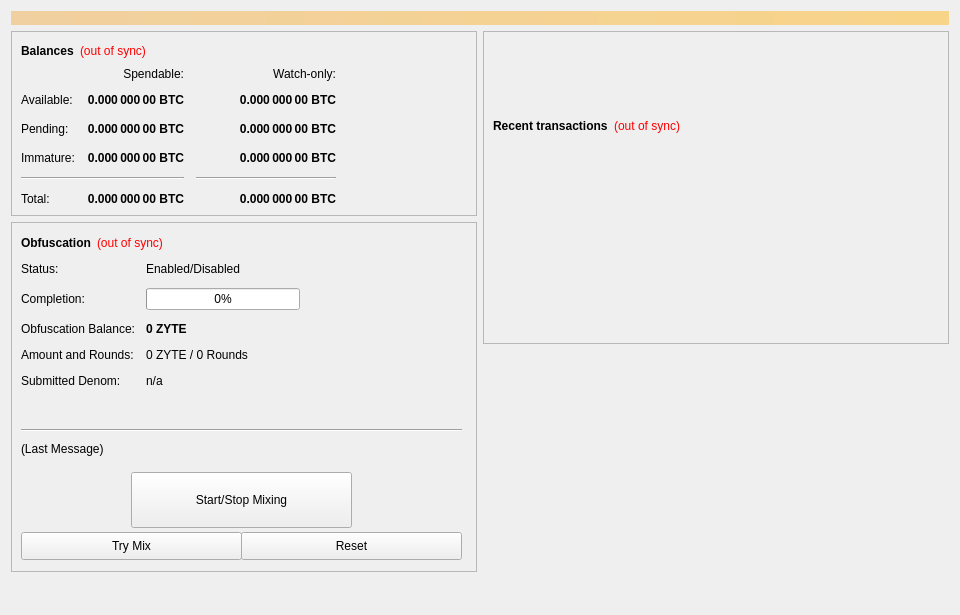
<?xml version="1.0" encoding="UTF-8"?>
<ui version="4.0">
 <class>OverviewPage</class>
 <widget class="QWidget" name="OverviewPage">
  <property name="geometry">
   <rect>
    <x>0</x>
    <y>0</y>
    <width>960</width>
    <height>615</height>
   </rect>
  </property>
  <property name="minimumSize">
   <size>
    <width>960</width>
    <height>0</height>
   </size>
  </property>
  <property name="windowTitle">
   <string>Form</string>
  </property>
  <layout class="QVBoxLayout" name="topLayout">
   <item>
    <widget class="QLabel" name="labelAlerts">
     <property name="visible">
      <bool>false</bool>
     </property>
     <property name="styleSheet">
      <string notr="true">background-color: qlineargradient(x1: 0, y1: 0, x2: 1, y2: 0, stop:0 #F0D0A0, stop:1 #F8D488); color:#000000;</string>
     </property>
     <property name="wordWrap">
      <bool>true</bool>
     </property>
     <property name="margin">
      <number>3</number>
     </property>
    </widget>
   </item>
   <item>
    <layout class="QHBoxLayout" name="horizontalLayout" stretch="1,1">
     <item>
      <layout class="QVBoxLayout" name="verticalLayout_2">
       <item>
        <widget class="QFrame" name="frame">
         <property name="frameShape">
          <enum>QFrame::StyledPanel</enum>
         </property>
         <property name="frameShadow">
          <enum>QFrame::Raised</enum>
         </property>
         <layout class="QVBoxLayout" name="verticalLayout_4">
          <item>
           <layout class="QHBoxLayout" name="horizontalLayout_4">
            <item>
             <widget class="QLabel" name="label_5">
              <property name="font">
               <font>
                <weight>75</weight>
                <bold>true</bold>
               </font>
              </property>
              <property name="text">
               <string>Balances</string>
              </property>
             </widget>
            </item>
            <item>
             <widget class="QLabel" name="labelWalletStatus">
              <property name="cursor">
               <cursorShape>WhatsThisCursor</cursorShape>
              </property>
              <property name="toolTip">
               <string>The displayed information may be out of date. Your wallet automatically synchronizes with the zyte network after a connection is established, but this process has not completed yet.</string>
              </property>
              <property name="styleSheet">
               <string notr="true">QLabel { color: red; }</string>
              </property>
              <property name="text">
               <string notr="true">(out of sync)</string>
              </property>
              <property name="alignment">
               <set>Qt::AlignLeading|Qt::AlignLeft|Qt::AlignVCenter</set>
              </property>
             </widget>
            </item>
            <item>
             <spacer name="horizontalSpacer_3">
              <property name="orientation">
               <enum>Qt::Horizontal</enum>
              </property>
              <property name="sizeHint" stdset="0">
               <size>
                <width>40</width>
                <height>20</height>
               </size>
              </property>
             </spacer>
            </item>
           </layout>
          </item>
          <item>
           <layout class="QGridLayout" name="gridLayout">
            <property name="spacing">
             <number>12</number>
            </property>
            <item row="2" column="2">
             <widget class="QLabel" name="labelWatchPending">
              <property name="font">
               <font>
                <weight>75</weight>
                <bold>true</bold>
               </font>
              </property>
              <property name="cursor">
               <cursorShape>IBeamCursor</cursorShape>
              </property>
              <property name="toolTip">
               <string>Unconfirmed transactions to watch-only addresses</string>
              </property>
              <property name="text">
               <string notr="true">0.000 000 00 BTC</string>
              </property>
              <property name="alignment">
               <set>Qt::AlignRight|Qt::AlignTrailing|Qt::AlignVCenter</set>
              </property>
              <property name="textInteractionFlags">
               <set>Qt::LinksAccessibleByMouse|Qt::TextSelectableByKeyboard|Qt::TextSelectableByMouse</set>
              </property>
             </widget>
            </item>
            <item row="2" column="1">
             <widget class="QLabel" name="labelUnconfirmed">
              <property name="font">
               <font>
                <weight>75</weight>
                <bold>true</bold>
               </font>
              </property>
              <property name="cursor">
               <cursorShape>IBeamCursor</cursorShape>
              </property>
              <property name="toolTip">
               <string>Total of transactions that have yet to be confirmed, and do not yet count toward the spendable balance</string>
              </property>
              <property name="text">
               <string notr="true">0.000 000 00 BTC</string>
              </property>
              <property name="alignment">
               <set>Qt::AlignRight|Qt::AlignTrailing|Qt::AlignVCenter</set>
              </property>
              <property name="textInteractionFlags">
               <set>Qt::LinksAccessibleByMouse|Qt::TextSelectableByKeyboard|Qt::TextSelectableByMouse</set>
              </property>
             </widget>
            </item>
            <item row="3" column="2">
             <widget class="QLabel" name="labelWatchImmature">
              <property name="font">
               <font>
                <weight>75</weight>
                <bold>true</bold>
               </font>
              </property>
              <property name="cursor">
               <cursorShape>IBeamCursor</cursorShape>
              </property>
              <property name="toolTip">
               <string>Staked or masternode rewards in watch-only addresses that has not yet matured</string>
              </property>
              <property name="text">
               <string notr="true">0.000 000 00 BTC</string>
              </property>
              <property name="alignment">
               <set>Qt::AlignRight|Qt::AlignTrailing|Qt::AlignVCenter</set>
              </property>
              <property name="textInteractionFlags">
               <set>Qt::LinksAccessibleByMouse|Qt::TextSelectableByKeyboard|Qt::TextSelectableByMouse</set>
              </property>
             </widget>
            </item>
            <item row="4" column="0" colspan="2">
             <widget class="Line" name="lineSpendableBalance">
              <property name="orientation">
               <enum>Qt::Horizontal</enum>
              </property>
             </widget>
            </item>
            <item row="4" column="2">
             <widget class="Line" name="lineWatchBalance">
              <property name="sizePolicy">
               <sizepolicy hsizetype="Preferred" vsizetype="Fixed">
                <horstretch>0</horstretch>
                <verstretch>0</verstretch>
               </sizepolicy>
              </property>
              <property name="minimumSize">
               <size>
                <width>140</width>
                <height>0</height>
               </size>
              </property>
              <property name="orientation">
               <enum>Qt::Horizontal</enum>
              </property>
             </widget>
            </item>
            <item row="5" column="0">
             <widget class="QLabel" name="labelTotalText">
              <property name="text">
               <string>Total:</string>
              </property>
             </widget>
            </item>
            <item row="3" column="1">
             <widget class="QLabel" name="labelImmature">
              <property name="font">
               <font>
                <weight>75</weight>
                <bold>true</bold>
               </font>
              </property>
              <property name="cursor">
               <cursorShape>IBeamCursor</cursorShape>
              </property>
              <property name="toolTip">
               <string>Staked or masternode rewards that has not yet matured</string>
              </property>
              <property name="text">
               <string notr="true">0.000 000 00 BTC</string>
              </property>
              <property name="alignment">
               <set>Qt::AlignRight|Qt::AlignTrailing|Qt::AlignVCenter</set>
              </property>
              <property name="textInteractionFlags">
               <set>Qt::LinksAccessibleByMouse|Qt::TextSelectableByKeyboard|Qt::TextSelectableByMouse</set>
              </property>
             </widget>
            </item>
            <item row="2" column="3">
             <spacer name="horizontalSpacer_2">
              <property name="orientation">
               <enum>Qt::Horizontal</enum>
              </property>
              <property name="sizeHint" stdset="0">
               <size>
                <width>40</width>
                <height>20</height>
               </size>
              </property>
             </spacer>
            </item>
            <item row="3" column="0">
             <widget class="QLabel" name="labelImmatureText">
              <property name="text">
               <string>Immature:</string>
              </property>
             </widget>
            </item>
            <item row="5" column="1">
             <widget class="QLabel" name="labelTotal">
              <property name="font">
               <font>
                <weight>75</weight>
                <bold>true</bold>
               </font>
              </property>
              <property name="cursor">
               <cursorShape>IBeamCursor</cursorShape>
              </property>
              <property name="toolTip">
               <string>Your current total balance</string>
              </property>
              <property name="text">
               <string notr="true">0.000 000 00 BTC</string>
              </property>
              <property name="alignment">
               <set>Qt::AlignRight|Qt::AlignTrailing|Qt::AlignVCenter</set>
              </property>
              <property name="textInteractionFlags">
               <set>Qt::LinksAccessibleByMouse|Qt::TextSelectableByKeyboard|Qt::TextSelectableByMouse</set>
              </property>
             </widget>
            </item>
            <item row="5" column="2">
             <widget class="QLabel" name="labelWatchTotal">
              <property name="font">
               <font>
                <weight>75</weight>
                <bold>true</bold>
               </font>
              </property>
              <property name="cursor">
               <cursorShape>IBeamCursor</cursorShape>
              </property>
              <property name="toolTip">
               <string>Current total balance in watch-only addresses</string>
              </property>
              <property name="text">
               <string notr="true">0.000 000 00 BTC</string>
              </property>
              <property name="alignment">
               <set>Qt::AlignRight|Qt::AlignTrailing|Qt::AlignVCenter</set>
              </property>
              <property name="textInteractionFlags">
               <set>Qt::LinksAccessibleByMouse|Qt::TextSelectableByKeyboard|Qt::TextSelectableByMouse</set>
              </property>
             </widget>
            </item>
            <item row="0" column="2">
             <widget class="QLabel" name="labelWatchonly">
              <property name="text">
               <string>Watch-only:</string>
              </property>
              <property name="alignment">
               <set>Qt::AlignRight|Qt::AlignTrailing|Qt::AlignVCenter</set>
              </property>
             </widget>
            </item>
            <item row="1" column="0">
             <widget class="QLabel" name="labelBalanceText">
              <property name="text">
               <string>Available:</string>
              </property>
             </widget>
            </item>
            <item row="1" column="1">
             <widget class="QLabel" name="labelBalance">
              <property name="font">
               <font>
                <weight>75</weight>
                <bold>true</bold>
               </font>
              </property>
              <property name="cursor">
               <cursorShape>IBeamCursor</cursorShape>
              </property>
              <property name="toolTip">
               <string>Your current spendable balance</string>
              </property>
              <property name="text">
               <string notr="true">0.000 000 00 BTC</string>
              </property>
              <property name="alignment">
               <set>Qt::AlignRight|Qt::AlignTrailing|Qt::AlignVCenter</set>
              </property>
              <property name="textInteractionFlags">
               <set>Qt::LinksAccessibleByMouse|Qt::TextSelectableByKeyboard|Qt::TextSelectableByMouse</set>
              </property>
             </widget>
            </item>
            <item row="1" column="2">
             <widget class="QLabel" name="labelWatchAvailable">
              <property name="font">
               <font>
                <weight>75</weight>
                <bold>true</bold>
               </font>
              </property>
              <property name="cursor">
               <cursorShape>IBeamCursor</cursorShape>
              </property>
              <property name="toolTip">
               <string>Your current balance in watch-only addresses</string>
              </property>
              <property name="text">
               <string notr="true">0.000 000 00 BTC</string>
              </property>
              <property name="alignment">
               <set>Qt::AlignRight|Qt::AlignTrailing|Qt::AlignVCenter</set>
              </property>
              <property name="textInteractionFlags">
               <set>Qt::LinksAccessibleByMouse|Qt::TextSelectableByKeyboard|Qt::TextSelectableByMouse</set>
              </property>
             </widget>
            </item>
            <item row="2" column="0">
             <widget class="QLabel" name="labelPendingText">
              <property name="text">
               <string>Pending:</string>
              </property>
             </widget>
            </item>
            <item row="0" column="1">
             <widget class="QLabel" name="labelSpendable">
              <property name="text">
               <string>Spendable:</string>
              </property>
              <property name="alignment">
               <set>Qt::AlignRight|Qt::AlignTrailing|Qt::AlignVCenter</set>
              </property>
             </widget>
            </item>
           </layout>
          </item>
         </layout>
        </widget>
       </item>
       <item>
        <widget class="QFrame" name="frameObfuscation">
         <property name="minimumSize">
          <size>
           <width>0</width>
           <height>350</height>
          </size>
         </property>
         <property name="layoutDirection">
          <enum>Qt::LeftToRight</enum>
         </property>
         <property name="frameShape">
          <enum>QFrame::StyledPanel</enum>
         </property>
         <property name="frameShadow">
          <enum>QFrame::Raised</enum>
         </property>
         <widget class="QWidget" name="formLayoutWidget">
          <property name="geometry">
           <rect>
            <x>10</x>
            <y>40</y>
            <width>451</width>
            <height>161</height>
           </rect>
          </property>
          <layout class="QFormLayout" name="formLayout">
           <property name="fieldGrowthPolicy">
            <enum>QFormLayout::AllNonFixedFieldsGrow</enum>
           </property>
           <property name="horizontalSpacing">
            <number>11</number>
           </property>
           <property name="verticalSpacing">
            <number>12</number>
           </property>
           <item row="0" column="0">
            <widget class="QLabel" name="label_6">
             <property name="text">
              <string>Status:</string>
             </property>
            </widget>
           </item>
           <item row="1" column="0">
            <widget class="QLabel" name="label_7">
             <property name="text">
              <string>Completion:</string>
             </property>
            </widget>
           </item>
           <item row="1" column="1">
            <widget class="QProgressBar" name="obfuscationProgress">
             <property name="maximumSize">
              <size>
               <width>154</width>
               <height>16777215</height>
              </size>
             </property>
             <property name="value">
              <number>0</number>
             </property>
            </widget>
           </item>
           <item row="2" column="0">
            <widget class="QLabel" name="labelAnonymizedText">
             <property name="text">
              <string>Obfuscation Balance:</string>
             </property>
            </widget>
           </item>
           <item row="2" column="1">
            <widget class="QLabel" name="labelAnonymized">
             <property name="font">
              <font>
               <weight>75</weight>
               <bold>true</bold>
              </font>
             </property>
             <property name="text">
              <string notr="true">0 ZYTE</string>
             </property>
            </widget>
           </item>
           <item row="3" column="0">
            <widget class="QLabel" name="label_8">
             <property name="text">
              <string>Amount and Rounds:</string>
             </property>
            </widget>
           </item>
           <item row="3" column="1">
            <widget class="QLabel" name="labelAmountRounds">
             <property name="text">
              <string>0 ZYTE / 0 Rounds</string>
             </property>
            </widget>
           </item>
           <item row="4" column="0">
            <widget class="QLabel" name="label_9">
             <property name="text">
              <string>Submitted Denom:</string>
             </property>
            </widget>
           </item>
           <item row="4" column="1">
            <widget class="QLabel" name="labelSubmittedDenom">
             <property name="toolTip">
              <string>The denominations you submitted to the Masternode.&lt;br&gt;To mix, other users must submit the exact same denominations.</string>
             </property>
             <property name="text">
              <string>n/a</string>
             </property>
            </widget>
           </item>
           <item row="0" column="1">
            <widget class="QLabel" name="obfuscationEnabled">
             <property name="text">
              <string>Enabled/Disabled</string>
             </property>
            </widget>
           </item>
          </layout>
         </widget>
         <widget class="QPushButton" name="runAutoDenom">
          <property name="geometry">
           <rect>
            <x>251</x>
            <y>17</y>
            <width>1</width>
            <height>1</height>
           </rect>
          </property>
          <property name="palette">
           <palette>
            <active>
             <colorrole role="WindowText">
              <brush brushstyle="SolidPattern">
               <color alpha="255">
                <red>0</red>
                <green>0</green>
                <blue>0</blue>
               </color>
              </brush>
             </colorrole>
             <colorrole role="Button">
              <brush brushstyle="SolidPattern">
               <color alpha="255">
                <red>239</red>
                <green>238</green>
                <blue>238</blue>
               </color>
              </brush>
             </colorrole>
             <colorrole role="Light">
              <brush brushstyle="SolidPattern">
               <color alpha="255">
                <red>255</red>
                <green>255</green>
                <blue>255</blue>
               </color>
              </brush>
             </colorrole>
             <colorrole role="Midlight">
              <brush brushstyle="SolidPattern">
               <color alpha="255">
                <red>247</red>
                <green>246</green>
                <blue>246</blue>
               </color>
              </brush>
             </colorrole>
             <colorrole role="Dark">
              <brush brushstyle="SolidPattern">
               <color alpha="255">
                <red>119</red>
                <green>119</green>
                <blue>119</blue>
               </color>
              </brush>
             </colorrole>
             <colorrole role="Mid">
              <brush brushstyle="SolidPattern">
               <color alpha="255">
                <red>159</red>
                <green>159</green>
                <blue>159</blue>
               </color>
              </brush>
             </colorrole>
             <colorrole role="Text">
              <brush brushstyle="SolidPattern">
               <color alpha="255">
                <red>0</red>
                <green>0</green>
                <blue>0</blue>
               </color>
              </brush>
             </colorrole>
             <colorrole role="BrightText">
              <brush brushstyle="SolidPattern">
               <color alpha="255">
                <red>255</red>
                <green>255</green>
                <blue>255</blue>
               </color>
              </brush>
             </colorrole>
             <colorrole role="ButtonText">
              <brush brushstyle="SolidPattern">
               <color alpha="255">
                <red>0</red>
                <green>0</green>
                <blue>0</blue>
               </color>
              </brush>
             </colorrole>
             <colorrole role="Base">
              <brush brushstyle="SolidPattern">
               <color alpha="255">
                <red>255</red>
                <green>255</green>
                <blue>255</blue>
               </color>
              </brush>
             </colorrole>
             <colorrole role="Window">
              <brush brushstyle="SolidPattern">
               <color alpha="255">
                <red>239</red>
                <green>238</green>
                <blue>238</blue>
               </color>
              </brush>
             </colorrole>
             <colorrole role="Shadow">
              <brush brushstyle="SolidPattern">
               <color alpha="255">
                <red>0</red>
                <green>0</green>
                <blue>0</blue>
               </color>
              </brush>
             </colorrole>
             <colorrole role="AlternateBase">
              <brush brushstyle="SolidPattern">
               <color alpha="255">
                <red>247</red>
                <green>246</green>
                <blue>246</blue>
               </color>
              </brush>
             </colorrole>
             <colorrole role="ToolTipBase">
              <brush brushstyle="SolidPattern">
               <color alpha="255">
                <red>255</red>
                <green>255</green>
                <blue>220</blue>
               </color>
              </brush>
             </colorrole>
             <colorrole role="ToolTipText">
              <brush brushstyle="SolidPattern">
               <color alpha="255">
                <red>0</red>
                <green>0</green>
                <blue>0</blue>
               </color>
              </brush>
             </colorrole>
            </active>
            <inactive>
             <colorrole role="WindowText">
              <brush brushstyle="SolidPattern">
               <color alpha="255">
                <red>0</red>
                <green>0</green>
                <blue>0</blue>
               </color>
              </brush>
             </colorrole>
             <colorrole role="Button">
              <brush brushstyle="SolidPattern">
               <color alpha="255">
                <red>239</red>
                <green>238</green>
                <blue>238</blue>
               </color>
              </brush>
             </colorrole>
             <colorrole role="Light">
              <brush brushstyle="SolidPattern">
               <color alpha="255">
                <red>255</red>
                <green>255</green>
                <blue>255</blue>
               </color>
              </brush>
             </colorrole>
             <colorrole role="Midlight">
              <brush brushstyle="SolidPattern">
               <color alpha="255">
                <red>247</red>
                <green>246</green>
                <blue>246</blue>
               </color>
              </brush>
             </colorrole>
             <colorrole role="Dark">
              <brush brushstyle="SolidPattern">
               <color alpha="255">
                <red>119</red>
                <green>119</green>
                <blue>119</blue>
               </color>
              </brush>
             </colorrole>
             <colorrole role="Mid">
              <brush brushstyle="SolidPattern">
               <color alpha="255">
                <red>159</red>
                <green>159</green>
                <blue>159</blue>
               </color>
              </brush>
             </colorrole>
             <colorrole role="Text">
              <brush brushstyle="SolidPattern">
               <color alpha="255">
                <red>0</red>
                <green>0</green>
                <blue>0</blue>
               </color>
              </brush>
             </colorrole>
             <colorrole role="BrightText">
              <brush brushstyle="SolidPattern">
               <color alpha="255">
                <red>255</red>
                <green>255</green>
                <blue>255</blue>
               </color>
              </brush>
             </colorrole>
             <colorrole role="ButtonText">
              <brush brushstyle="SolidPattern">
               <color alpha="255">
                <red>0</red>
                <green>0</green>
                <blue>0</blue>
               </color>
              </brush>
             </colorrole>
             <colorrole role="Base">
              <brush brushstyle="SolidPattern">
               <color alpha="255">
                <red>255</red>
                <green>255</green>
                <blue>255</blue>
               </color>
              </brush>
             </colorrole>
             <colorrole role="Window">
              <brush brushstyle="SolidPattern">
               <color alpha="255">
                <red>239</red>
                <green>238</green>
                <blue>238</blue>
               </color>
              </brush>
             </colorrole>
             <colorrole role="Shadow">
              <brush brushstyle="SolidPattern">
               <color alpha="255">
                <red>0</red>
                <green>0</green>
                <blue>0</blue>
               </color>
              </brush>
             </colorrole>
             <colorrole role="AlternateBase">
              <brush brushstyle="SolidPattern">
               <color alpha="255">
                <red>247</red>
                <green>246</green>
                <blue>246</blue>
               </color>
              </brush>
             </colorrole>
             <colorrole role="ToolTipBase">
              <brush brushstyle="SolidPattern">
               <color alpha="255">
                <red>255</red>
                <green>255</green>
                <blue>220</blue>
               </color>
              </brush>
             </colorrole>
             <colorrole role="ToolTipText">
              <brush brushstyle="SolidPattern">
               <color alpha="255">
                <red>0</red>
                <green>0</green>
                <blue>0</blue>
               </color>
              </brush>
             </colorrole>
            </inactive>
            <disabled>
             <colorrole role="WindowText">
              <brush brushstyle="SolidPattern">
               <color alpha="255">
                <red>119</red>
                <green>119</green>
                <blue>119</blue>
               </color>
              </brush>
             </colorrole>
             <colorrole role="Button">
              <brush brushstyle="SolidPattern">
               <color alpha="255">
                <red>239</red>
                <green>238</green>
                <blue>238</blue>
               </color>
              </brush>
             </colorrole>
             <colorrole role="Light">
              <brush brushstyle="SolidPattern">
               <color alpha="255">
                <red>255</red>
                <green>255</green>
                <blue>255</blue>
               </color>
              </brush>
             </colorrole>
             <colorrole role="Midlight">
              <brush brushstyle="SolidPattern">
               <color alpha="255">
                <red>247</red>
                <green>246</green>
                <blue>246</blue>
               </color>
              </brush>
             </colorrole>
             <colorrole role="Dark">
              <brush brushstyle="SolidPattern">
               <color alpha="255">
                <red>119</red>
                <green>119</green>
                <blue>119</blue>
               </color>
              </brush>
             </colorrole>
             <colorrole role="Mid">
              <brush brushstyle="SolidPattern">
               <color alpha="255">
                <red>159</red>
                <green>159</green>
                <blue>159</blue>
               </color>
              </brush>
             </colorrole>
             <colorrole role="Text">
              <brush brushstyle="SolidPattern">
               <color alpha="255">
                <red>119</red>
                <green>119</green>
                <blue>119</blue>
               </color>
              </brush>
             </colorrole>
             <colorrole role="BrightText">
              <brush brushstyle="SolidPattern">
               <color alpha="255">
                <red>255</red>
                <green>255</green>
                <blue>255</blue>
               </color>
              </brush>
             </colorrole>
             <colorrole role="ButtonText">
              <brush brushstyle="SolidPattern">
               <color alpha="255">
                <red>119</red>
                <green>119</green>
                <blue>119</blue>
               </color>
              </brush>
             </colorrole>
             <colorrole role="Base">
              <brush brushstyle="SolidPattern">
               <color alpha="255">
                <red>239</red>
                <green>238</green>
                <blue>238</blue>
               </color>
              </brush>
             </colorrole>
             <colorrole role="Window">
              <brush brushstyle="SolidPattern">
               <color alpha="255">
                <red>239</red>
                <green>238</green>
                <blue>238</blue>
               </color>
              </brush>
             </colorrole>
             <colorrole role="Shadow">
              <brush brushstyle="SolidPattern">
               <color alpha="255">
                <red>0</red>
                <green>0</green>
                <blue>0</blue>
               </color>
              </brush>
             </colorrole>
             <colorrole role="AlternateBase">
              <brush brushstyle="SolidPattern">
               <color alpha="255">
                <red>239</red>
                <green>238</green>
                <blue>238</blue>
               </color>
              </brush>
             </colorrole>
             <colorrole role="ToolTipBase">
              <brush brushstyle="SolidPattern">
               <color alpha="255">
                <red>255</red>
                <green>255</green>
                <blue>220</blue>
               </color>
              </brush>
             </colorrole>
             <colorrole role="ToolTipText">
              <brush brushstyle="SolidPattern">
               <color alpha="255">
                <red>0</red>
                <green>0</green>
                <blue>0</blue>
               </color>
              </brush>
             </colorrole>
            </disabled>
           </palette>
          </property>
          <property name="focusPolicy">
           <enum>Qt::NoFocus</enum>
          </property>
          <property name="autoFillBackground">
           <bool>true</bool>
          </property>
          <property name="text">
           <string/>
          </property>
          <property name="flat">
           <bool>true</bool>
          </property>
         </widget>
         <widget class="QPushButton" name="toggleObfuscation">
          <property name="geometry">
           <rect>
            <x>120</x>
            <y>250</y>
            <width>221</width>
            <height>56</height>
           </rect>
          </property>
          <property name="sizePolicy">
           <sizepolicy hsizetype="MinimumExpanding" vsizetype="Fixed">
            <horstretch>0</horstretch>
            <verstretch>0</verstretch>
           </sizepolicy>
          </property>
          <property name="text">
           <string>Start/Stop Mixing</string>
          </property>
          <property name="icon">
           <iconset resource="../zyte.qrc">
            <normaloff>:/icons/obfuscation</normaloff>:/icons/obfuscation</iconset>
          </property>
         </widget>
         <widget class="Line" name="lineLastMessage">
          <property name="geometry">
           <rect>
            <x>10</x>
            <y>200</y>
            <width>441</width>
            <height>16</height>
           </rect>
          </property>
          <property name="orientation">
           <enum>Qt::Horizontal</enum>
          </property>
         </widget>
         <widget class="QLabel" name="obfuscationStatus">
          <property name="geometry">
           <rect>
            <x>10</x>
            <y>220</y>
            <width>451</width>
            <height>61</height>
           </rect>
          </property>
          <property name="minimumSize">
           <size>
            <width>288</width>
            <height>43</height>
           </size>
          </property>
          <property name="text">
           <string>(Last Message)</string>
          </property>
          <property name="alignment">
           <set>Qt::AlignLeading|Qt::AlignLeft|Qt::AlignTop</set>
          </property>
          <property name="wordWrap">
           <bool>true</bool>
          </property>
         </widget>
         <widget class="QPushButton" name="obfuscationAuto">
          <property name="geometry">
           <rect>
            <x>10</x>
            <y>310</y>
            <width>221</width>
            <height>28</height>
           </rect>
          </property>
          <property name="sizePolicy">
           <sizepolicy hsizetype="MinimumExpanding" vsizetype="Fixed">
            <horstretch>0</horstretch>
            <verstretch>0</verstretch>
           </sizepolicy>
          </property>
          <property name="toolTip">
           <string>Try to manually submit a Obfuscation request.</string>
          </property>
          <property name="text">
           <string>Try Mix</string>
          </property>
         </widget>
         <widget class="QPushButton" name="obfuscationReset">
          <property name="geometry">
           <rect>
            <x>230</x>
            <y>310</y>
            <width>221</width>
            <height>28</height>
           </rect>
          </property>
          <property name="sizePolicy">
           <sizepolicy hsizetype="MinimumExpanding" vsizetype="Fixed">
            <horstretch>0</horstretch>
            <verstretch>0</verstretch>
           </sizepolicy>
          </property>
          <property name="toolTip">
           <string>Reset the current status of Obfuscation (can interrupt Obfuscation if it's in the process of Mixing, which can cost you money!)</string>
          </property>
          <property name="autoFillBackground">
           <bool>false</bool>
          </property>
          <property name="text">
           <string>Reset</string>
          </property>
         </widget>
         <widget class="QWidget" name="layoutWidget">
          <property name="geometry">
           <rect>
            <x>10</x>
            <y>10</y>
            <width>431</width>
            <height>22</height>
           </rect>
          </property>
          <layout class="QHBoxLayout" name="horizontalLayout_5">
           <item>
            <widget class="QLabel" name="label_2">
             <property name="font">
              <font>
               <weight>75</weight>
               <bold>true</bold>
              </font>
             </property>
             <property name="text">
              <string>Obfuscation</string>
             </property>
            </widget>
           </item>
           <item>
            <widget class="QLabel" name="labelObfuscationSyncStatus">
             <property name="toolTip">
              <string>The displayed information may be out of date. Your wallet automatically synchronizes with the zyte network after a connection is established, but this process has not completed yet.</string>
             </property>
             <property name="styleSheet">
              <string notr="true">QLabel { color: red; }</string>
             </property>
             <property name="text">
              <string notr="true">(out of sync)</string>
             </property>
             <property name="alignment">
              <set>Qt::AlignLeading|Qt::AlignLeft|Qt::AlignVCenter</set>
             </property>
            </widget>
           </item>
           <item>
            <spacer name="horizontalSpacer_4">
             <property name="orientation">
              <enum>Qt::Horizontal</enum>
             </property>
             <property name="sizeHint" stdset="0">
              <size>
               <width>40</width>
               <height>20</height>
              </size>
             </property>
            </spacer>
           </item>
          </layout>
         </widget>
        </widget>
       </item>
       <item>
        <spacer name="verticalSpacer">
         <property name="orientation">
          <enum>Qt::Vertical</enum>
         </property>
         <property name="sizeHint" stdset="0">
          <size>
           <width>20</width>
           <height>40</height>
          </size>
         </property>
        </spacer>
       </item>
      </layout>
     </item>
     <item>
      <layout class="QVBoxLayout" name="verticalLayout_3">
       <item>
        <widget class="QFrame" name="frame_2">
         <property name="frameShape">
          <enum>QFrame::StyledPanel</enum>
         </property>
         <property name="frameShadow">
          <enum>QFrame::Raised</enum>
         </property>
         <layout class="QVBoxLayout" name="verticalLayout">
          <item>
           <spacer name="verticalSpacer_3">
            <property name="orientation">
             <enum>Qt::Vertical</enum>
            </property>
            <property name="sizeType">
             <enum>QSizePolicy::Fixed</enum>
            </property>
            <property name="sizeHint" stdset="0">
             <size>
              <width>20</width>
              <height>75</height>
             </size>
            </property>
           </spacer>
          </item>
          <item>
           <layout class="QHBoxLayout" name="horizontalLayout_2">
            <item>
             <widget class="QLabel" name="label_4">
              <property name="font">
               <font>
                <weight>75</weight>
                <bold>true</bold>
               </font>
              </property>
              <property name="text">
               <string>Recent transactions</string>
              </property>
             </widget>
            </item>
            <item>
             <widget class="QLabel" name="labelTransactionsStatus">
              <property name="cursor">
               <cursorShape>WhatsThisCursor</cursorShape>
              </property>
              <property name="toolTip">
               <string>The displayed information may be out of date. Your wallet automatically synchronizes with the zyte network after a connection is established, but this process has not completed yet.</string>
              </property>
              <property name="styleSheet">
               <string notr="true">QLabel { color: red; }</string>
              </property>
              <property name="text">
               <string notr="true">(out of sync)</string>
              </property>
              <property name="alignment">
               <set>Qt::AlignRight|Qt::AlignTrailing|Qt::AlignVCenter</set>
              </property>
             </widget>
            </item>
            <item>
             <spacer name="horizontalSpacer">
              <property name="orientation">
               <enum>Qt::Horizontal</enum>
              </property>
              <property name="sizeHint" stdset="0">
               <size>
                <width>40</width>
                <height>20</height>
               </size>
              </property>
             </spacer>
            </item>
           </layout>
          </item>
          <item>
           <widget class="QListView" name="listTransactions">
            <property name="styleSheet">
             <string notr="true">QListView { background: transparent; }</string>
            </property>
            <property name="frameShape">
             <enum>QFrame::NoFrame</enum>
            </property>
            <property name="verticalScrollBarPolicy">
             <enum>Qt::ScrollBarAlwaysOff</enum>
            </property>
            <property name="horizontalScrollBarPolicy">
             <enum>Qt::ScrollBarAlwaysOff</enum>
            </property>
            <property name="selectionMode">
             <enum>QAbstractItemView::NoSelection</enum>
            </property>
           </widget>
          </item>
         </layout>
        </widget>
       </item>
       <item>
        <spacer name="verticalSpacer_2">
         <property name="orientation">
          <enum>Qt::Vertical</enum>
         </property>
         <property name="sizeType">
          <enum>QSizePolicy::Expanding</enum>
         </property>
         <property name="sizeHint" stdset="0">
          <size>
           <width>20</width>
           <height>40</height>
          </size>
         </property>
        </spacer>
       </item>
      </layout>
     </item>
    </layout>
   </item>
  </layout>
 </widget>
 <resources/>
 <connections/>
</ui>
